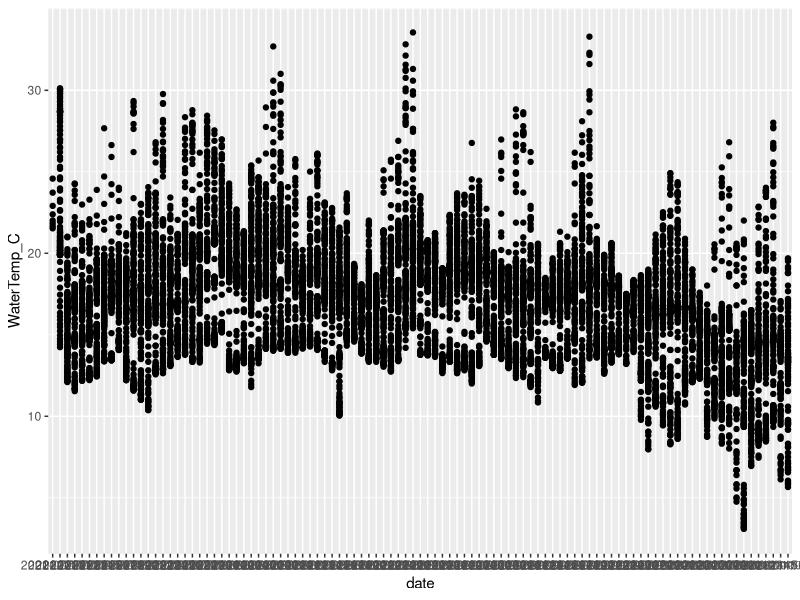

Generate this figure with R: (Note: this script raises an error after producing the figure.)
########## 2021 Temperatures ==============

##### Water Data ============

### load libraries
library(tidyverse)

#### North: Tom's Point (HIOC) ====
### load data sheet
Temps_North <- read_csv("data/Temperature/2021/Water_HIOC_North_18Oct2021.csv")
glimpse(Temps_North)
summary(Temps_North)
tail(Temps_North)
View(Temps_North)

## clean data
Temps_North <- Temps_North %>% 
  mutate(Date_Time = mdy_hm(Date_Time)) %>%  # set date/time format
  separate(Date_Time, into = c('date', 'time'), sep=' ', remove = FALSE) 



## plot
Temps_North %>% 
  ggplot(aes(date, WaterTemp_C)) +
  geom_point()

## stats
Temps_North %>% 
  summarize(meanWater = mean(WaterTemp_C),
            SDWater = sd(WaterTemp_C),
            SEWater = SDWater/sqrt(n()),
            maxWater = max(WaterTemp_C),
            minWater = min(WaterTemp_C))


## Time spent above 16deg C
Temps_North %>% 
  filter(date < "2021-09-07", #September 7, 2021
         WaterTemp_C > 15.9) %>% 
  summarize(count = n())

5938/6 # divide 10 minute intervals into hours: 989.67 hours
989.67 / 24 # 41.2 days / 59 days that temps were above the threshold for OsHV-1
41.2/59 #69.8% of deployment

## Time spent above 18deg C
Temps_North %>% 
  filter(date < "2021-09-07", #September 7, 2021
         WaterTemp_C > 17.9) %>% 
  summarize(count = n())

4202/6 # divide 10 minute intervals into hours: 700.33 hours
700.33 / 24 # 29.18 days / 59 days that temps were above the threshold for OsHV-1
29.18/59 #49.4% of deployment

## Time spent above 21deg C
Temps_North %>% 
  filter(date < "2021-09-07", #September 7, 2021
         WaterTemp_C > 20.9) %>% 
  summarize(count = n())

1260/6 # divide 10 minute intervals into hours: 210 hours
210 / 24 # 8.75 days / 59 days that temps were above the threshold for OsHV-1
8.75/59 #14.8% of deployment


### code for "if/else" statement with deplyr: case_when
Temps_North %>% 
  mutate(WaterTemp_corrected = case_when(Air_Temp_C >= Water_Temp_C ~ "High Tide", 
                                         Air_Temp_C < Water_Temp_C ~ "Low Tide"))

### does not provide accurate high/low tide. Will use NOAA tide charts:
## HIOC - TB Entrance (North): https://tidesandcurrents.noaa.gov/noaatidepredictions.html?id=9415469 
## BBOC - Blake's Landing (Middle): 
## TBOC - Reynolds (South): 


## write new CSV with high & low tide
#write_csv(Temps_North, "data/Temperature/2022/TomsPoint_2022_Tide.csv")

## hours spent at high & low tide

## mean temps at high and low tide


#### Middle: Hamlet (BBOC) ====

Temps_Middle <- read_csv("data/Temperature/2021/Water_BBOC_Middle_18Oct2021.csv")
glimpse(Temps_Middle)
summary(Temps_Middle)
tail(Temps_Middle)
View(Temps_Middle)

## clean data

## check for NAs
colSums(is.na(Temps_Middle)) ## 12 in WaterTemp_C

Temps_Middle <- Temps_Middle %>% 
  filter(!is.na(WaterTemp_C)) %>% 
  mutate(Date_Time = mdy_hm(Date_Time)) %>%  # set date/time format
  separate(Date_Time, into = c('date', 'time'), sep=' ', remove = FALSE)

Temps_Middle %>% 
  ggplot(aes(date, WaterTemp_C)) +
  geom_point()

Temps_Middle %>% 
  summarize(meanWater = mean(WaterTemp_C),
            SDWater = sd(WaterTemp_C),
            SEWater = SDWater/sqrt(n()),
            maxWater = max(WaterTemp_C),
            minWater = min(WaterTemp_C))

#### Temps Above 16 deg C
Temps_Middle %>% 
  filter(date < "2021-09-06", #September 6, 2021
         WaterTemp_C > 15.9) %>% 
  summarize(count = n())

7231/6 # divide 10 minute intervals into hours: 1205.167 hours
1205.167 / 24 # 50.2 days / 58 days that temps were above the threshold for OsHV-1
50.2/58 #86.6% of deployment

#### Temps Above 18 deg C
Temps_Middle %>% 
  filter(date < "2021-09-06", #September 6, 2021
         WaterTemp_C > 17.9) %>% 
  summarize(count = n())

6110/6 # divide 10 minute intervals into hours: 1018.333 hours
1018.333 / 24 # 42.4 days / 58 days that temps were above the threshold for OsHV-1
42.43/58 #73.2% of deployment


#### Temps Above 21 deg C
Temps_Middle %>% 
  filter(date < "2021-09-06", #September 6, 2021
         WaterTemp_C > 20.9) %>% 
  summarize(count = n())

2267/6 # divide 10 minute intervals into hours: 377.83 hours
377.83 / 24 # 15.74 days / 58 days that temps were above the threshold for OsHV-1
15.74/58 #27.1% of deployment



#### South: Tomasini Point (TBOC) ====

Temps_South <- read_csv("data/Temperature/2021/Water_TBOC_South_18Oct2021.csv")
glimpse(Temps_South)
summary(Temps_South)
tail(Temps_South)
View(Temps_South)

## clean data

Temps_South <- Temps_South %>% 
  mutate(Date_Time = mdy_hm(Date_Time)) %>%  # set date/time format
  separate(Date_Time, into = c('date', 'time'), sep=' ', remove = FALSE) 

Temps_South %>% 
  ggplot(aes(date, WaterTemp_C)) +
  geom_point()

Temps_South %>% 
  summarize(meanWater = mean(WaterTemp_C),
            SDWater = sd(WaterTemp_C),
            SEWater = SDWater/sqrt(n()),
            maxWater = max(WaterTemp_C),
            minWater = min(WaterTemp_C))

#### Temps Above 16 deg C
Temps_South %>% 
  filter(date < "2021-09-05", #September 5, 2021
         WaterTemp_C > 15.9) %>% 
  summarize(count = n())

7437/6 # divide 10 minute intervals into hours: 1239.5 hours
1239.5 / 24 # 51 days / 59 days that temps were above the threshold for OsHV-1
51.6/59 # 87.4% of deployment

#### Temps Above 18 deg C
Temps_South %>% 
  filter(date < "2021-09-05", #September 5, 2021
         WaterTemp_C > 17.9) %>% 
  summarize(count = n())

7203/6 # divide 10 minute intervals into hours: 1200.5 hours
1200.5 / 24 # 50.02 days / 59 days that temps were above the threshold for OsHV-1
50.02/59 # 84.7% of deployment

#### Temps Above 21 deg C
Temps_South %>% 
  filter(date < "2021-09-05", #September 5, 2021
         WaterTemp_C > 20.9) %>% 
  summarize(count = n())

5010/6 # divide 10 minute intervals into hours: 835 hours
835 / 24 # 34.792 days / 59 days that temps were above the threshold for OsHV-1
34.792/59 # 59.0% of deployment
